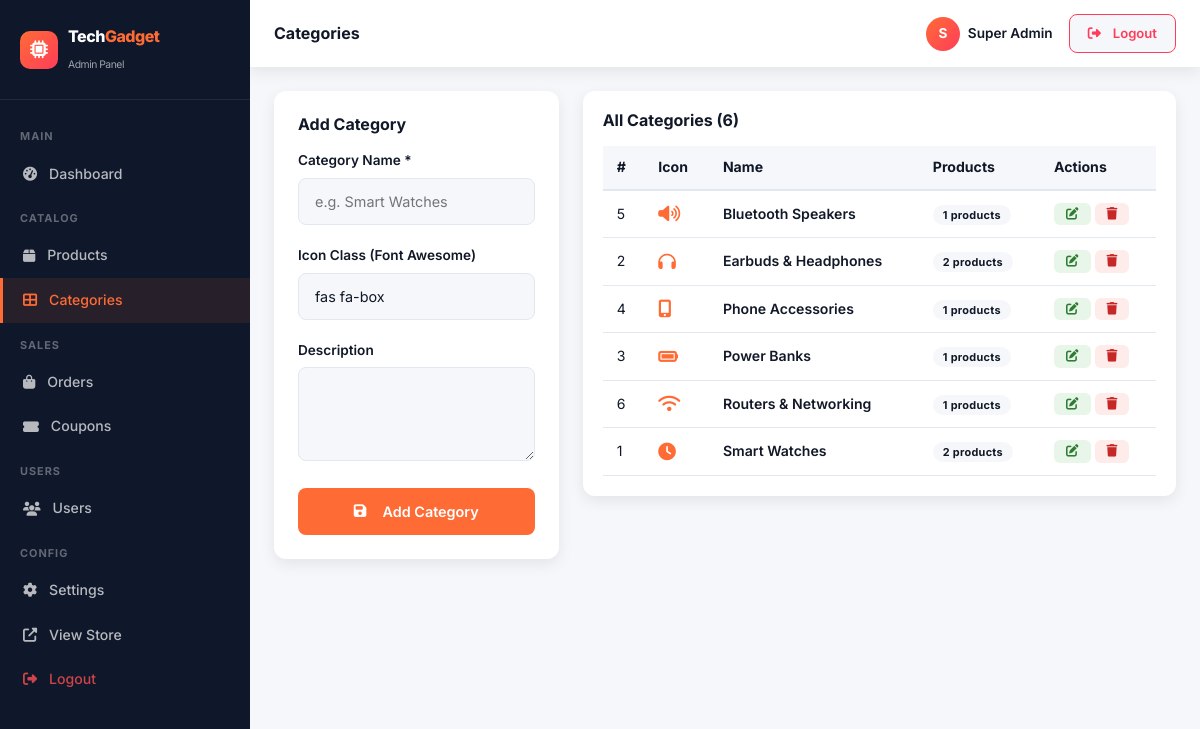
The app's page /admin/categories.php (signed in) with its own data.
### tables this page shows
CREATE TABLE `categories` (
  `id` int(11) NOT NULL AUTO_INCREMENT,
  `name` varchar(100) NOT NULL,
  `slug` varchar(100) NOT NULL UNIQUE,
  `icon` varchar(100) DEFAULT 'fas fa-microchip',
  `image` varchar(255) DEFAULT '',
  `description` text DEFAULT NULL,
  `status` tinyint(1) DEFAULT 1,
  `sort_order` int(11) DEFAULT 0,
  `created_at` timestamp DEFAULT CURRENT_TIMESTAMP,
  PRIMARY KEY (`id`)
);

### includes/functions.php (called while the page is built, shortened)
<?php
require_once __DIR__ . '/db.php';
function isAdmin() {
    return isset($_SESSION['admin_id']);
}
function currentAdmin() {
    global $pdo;
    $stmt = $pdo->prepare("SELECT * FROM admins WHERE id = ?");
    $stmt->execute([$_SESSION['admin_id']]);
    return $stmt->fetch();
}
function sanitize($str) {
    return htmlspecialchars(strip_tags(trim($str)), ENT_QUOTES, 'UTF-8');
}

### admin/categories.php (the view, shortened to what this page needs)
<?php
require_once __DIR__ . '/../includes/functions.php';
require_once __DIR__ . '/includes/admin_functions.php';
$adminTitle = 'Categories';
$editCat = null;
$cats = $pdo->query("SELECT c.*, (SELECT COUNT(*) FROM products WHERE category_id=c.id) AS product_count FROM categories c ORDER BY c.name")->fetchAll();
include __DIR__ . '/includes/admin_header.php';
?>
<div class="row g-4">
  <div class="col-lg-4">
    <div style="background:#fff;border-radius:var(--tg-radius);padding:24px;box-shadow:var(--tg-shadow)">
      <h6 class="fw-700 mb-3"><?php echo $editCat ? 'Edit Category' : 'Add Category'; ?></h6>
      <form method="POST">
        <div class="tg-input-group"><label>Category Name *</label><input name="name" class="tg-input" value="<?php echo sanitize($editCat['name']??''); ?>" placeholder="e.g. Smart Watches" required></div>
        <div class="tg-input-group"><label>Icon Class (Font Awesome)</label><input name="icon" class="tg-input" value="<?php echo sanitize($editCat['icon']??'fas fa-box'); ?>" placeholder="fas fa-watch"></div>
        <div class="tg-input-group"><label>Description</label><textarea name="description" class="tg-input" rows="3"><?php echo sanitize($editCat['description']??''); ?></textarea></div>
        <button type="submit" class="tg-btn tg-btn-primary tg-btn-block"><i class="fas fa-save me-2"></i><?php echo $editCat ? 'Update' : 'Add Category'; ?></button>
      </form>
    </div>
  </div>
  <div class="col-lg-8">
    <div class="tg-admin-table">
      <h6 class="fw-700 mb-3">All Categories (<?php echo count($cats); ?>)</h6>
      <table><thead><tr><th>#</th><th>Icon</th><th>Name</th><th>Products</th><th>Actions</th></tr></thead>
      <tbody>
        <?php foreach ($cats as $c): ?>
        <tr>
          <td><?php echo $c['id']; ?></td>
          <td><i class="<?php echo $c['icon']; ?> fa-lg text-accent"></i></td>
          <td class="fw-600"><?php echo sanitize($c['name']); ?></td>
          <td><span class="tg-badge" style="background:var(--tg-bg)"><?php echo $c['product_count']; ?> products</span></td>
          <td><div class="d-flex gap-1">
            <a href="?edit=<?php echo $c['id']; ?>" class="admin-btn-action admin-btn-edit"><i class="fas fa-edit"></i></a>
            <a href="?delete=<?php echo $c['id']; ?>" onclick="return confirm('Delete category?')" class="admin-btn-action admin-btn-delete"><i class="fas fa-trash"></i></a>
          </div></td>
        </tr>
        <?php endforeach; ?>
      </tbody></table>
    </div>
  </div>
</div>
<?php include __DIR__ . '/includes/admin_footer.php'; ?>

### admin/includes/admin_header.php (shortened to what this page needs)
<?php $adminPage = basename($_SERVER['PHP_SELF']); ?>
<!DOCTYPE html>
<html lang="en">
<head>
<link href="https://cdnjs.cloudflare.com/ajax/libs/mdb-ui-kit/6.4.2/mdb.min.css" rel="stylesheet">
<link href="https://cdnjs.cloudflare.com/ajax/libs/font-awesome/6.5.0/css/all.min.css" rel="stylesheet">
<link href="<?php echo SITE_URL; ?>/assets/css/style.css" rel="stylesheet">
<link href="<?php echo SITE_URL; ?>/admin/assets/admin.css" rel="stylesheet">
</head>
<body style="padding-bottom:0">
<div class="tg-admin-wrapper">
<aside class="tg-admin-sidebar">
  <div class="tg-admin-brand">
    <a href="<?php echo SITE_URL; ?>/admin/" class="tg-brand text-decoration-none">
      <div class="tg-brand-icon"><i class="fas fa-microchip"></i></div>
      <div class="tg-brand-text" style="font-size:1rem;color:#fff">Tech<span>Gadget</span><br><small style="font-size:.65rem;opacity:.6;font-weight:400">Admin Panel</small></div>
    </a>
  </div>
  <nav class="tg-admin-nav">
    <div class="tg-admin-nav-section">Main</div>
    <a href="<?php echo SITE_URL; ?>/admin/" class="tg-admin-nav-link <?php echo $adminPage==='index.php'?'active':''; ?>"><i class="fas fa-tachometer-alt"></i>Dashboard</a>
    <div class="tg-admin-nav-section">Catalog</div>
    <a href="<?php echo SITE_URL; ?>/admin/products.php" class="tg-admin-nav-link <?php echo in_array($adminPage,['products.php','add-product.php'])?'active':''; ?>"><i class="fas fa-box"></i>Products</a>
    <a href="<?php echo SITE_URL; ?>/admin/categories.php" class="tg-admin-nav-link <?php echo $adminPage==='categories.php'?'active':''; ?>"><i class="fas fa-th-large"></i>Categories</a>
    <div class="tg-admin-nav-section">Sales</div>
    <a href="<?php echo SITE_URL; ?>/admin/orders.php" class="tg-admin-nav-link <?php echo $adminPage==='orders.php'?'active':''; ?>"><i class="fas fa-shopping-bag"></i>Orders</a>
    <a href="<?php echo SITE_URL; ?>/admin/coupons.php" class="tg-admin-nav-link <?php echo $adminPage==='coupons.php'?'active':''; ?>"><i class="fas fa-ticket-alt"></i>Coupons</a>
    <div class="tg-admin-nav-section">Users</div>
    <a href="<?php echo SITE_URL; ?>/admin/users.php" class="tg-admin-nav-link <?php echo $adminPage==='users.php'?'active':''; ?>"><i class="fas fa-users"></i>Users</a>
    <div class="tg-admin-nav-section">Config</div>
    <a href="<?php echo SITE_URL; ?>/admin/settings.php" class="tg-admin-nav-link <?php echo $adminPage==='settings.php'?'active':''; ?>"><i class="fas fa-cog"></i>Settings</a>
    <a href="<?php echo SITE_URL; ?>/" target="_blank" class="tg-admin-nav-link"><i class="fas fa-external-link-alt"></i>View Store</a>
    <a href="<?php echo SITE_URL; ?>/admin/logout.php" class="tg-admin-nav-link" style="color:rgba(255,80,80,.8)"><i class="fas fa-sign-out-alt"></i>Logout</a>
  </nav>
</aside>
<div class="tg-admin-content">
  <div class="tg-admin-topbar">
    <div class="d-flex align-items-center gap-3">
      <h6 class="fw-700 mb-0"><?php echo $adminTitle ?? 'Dashboard'; ?></h6>
    </div>
    <div class="d-flex align-items-center gap-3">
      <?php $admin = currentAdmin(); ?>
      <div class="d-flex align-items-center gap-2">
        <div class="tg-avatar-placeholder" style="width:34px;height:34px;font-size:.85rem"><?php echo strtoupper(substr($admin['name']??'A',0,1)); ?></div>
        <span style="font-size:.85rem;font-weight:600"><?php echo sanitize($admin['name']??'Admin'); ?></span>
      </div>
      <a href="<?php echo SITE_URL; ?>/admin/logout.php" class="tg-btn tg-btn-sm" style="background:var(--tg-bg);color:var(--tg-danger);border:1px solid var(--tg-danger)"><i class="fas fa-sign-out-alt me-1"></i>Logout</a>
    </div>
  </div>

### admin/includes/admin_footer.php (shortened to what this page needs)
</div></div>
</body></html>

### assets/css/style.css (style rules this page uses)
:root { --tg-primary: #0F172A; --tg-primary-mid: #1E293B; --tg-primary-light: #334155; --tg-accent: #FF6B35; --tg-accent-light: #E85A2A; --tg-cyan: #00d4ff; --tg-success: #00c576; --tg-danger: #ff3d5a; --tg-warning: #ffb800; --tg-text: #111827; --tg-text-muted: #6B7280; --tg-bg: #F5F7FA; --tg-card: #FFFFFF; --tg-border: #e2e8f0; --tg-radius: 12px; --tg-radius-sm: 8px; --tg-radius-lg: 20px; --tg-shadow: 0 5px 15px rgba(0, 0, 0, 0.08); --tg-shadow-lg: 0 8px 40px rgba(15, 23, 42, 0.15); --tg-transition: 0.3s cubic-bezier(0.4, 0, 0.2, 1); --font-main: 'Inter', system-ui, sans-serif; }
*, *::before, *::after { box-sizing: border-box }
html { scroll-behavior: smooth }
body { font-family: var(--font-main); background: var(--tg-bg); color: var(--tg-text); line-height: 1.6; padding-bottom: 70px }
@media (min-width:1200px) { body { padding-bottom: 0 } }
a { color: var(--tg-accent); text-decoration: none; transition: color var(--tg-transition) }
.fw-600 { font-weight: 600 !important }
.fw-700 { font-weight: 700 !important }
.tg-brand { display: flex; align-items: center; gap: 10px; text-decoration: none }
.tg-brand-icon { width: 38px; height: 38px; background: linear-gradient(135deg, var(--tg-accent), #ff3d5a); border-radius: 10px; display: flex; align-items: center; justify-content: center; color: #fff; font-size: 18px; flex-shrink: 0 }
.tg-brand-text { font-size: 1.35rem; font-weight: 800; color: var(--tg-primary); letter-spacing: -0.5px }
.tg-brand-text span { color: var(--tg-accent) }
.tg-avatar-placeholder { width: 38px; height: 38px; border-radius: 50%; background: linear-gradient(135deg, var(--tg-accent), #ff3d5a); color: #fff; display: flex; align-items: center; justify-content: center; font-weight: 700; font-size: .95rem }
.tg-badge { padding: 3px 10px; border-radius: 50px; font-size: .68rem; font-weight: 700; letter-spacing: .3px }
.tg-input-group { position: relative; margin-bottom: 20px }
.tg-input-group label { display: block; font-size: .85rem; font-weight: 600; margin-bottom: 6px; color: var(--tg-text) }
.tg-input { width: 100%; padding: 11px 16px; border: 1.5px solid var(--tg-border); border-radius: var(--tg-radius-sm); font-size: .9rem; background: var(--tg-bg); color: var(--tg-text); transition: all var(--tg-transition); outline: none }
.tg-btn { padding: 12px 28px; border: none; border-radius: var(--tg-radius-sm); font-weight: 600; font-size: .9rem; cursor: pointer; transition: all var(--tg-transition); display: inline-flex; align-items: center; gap: 8px }
.tg-btn-primary { background: var(--tg-accent); color: white; border-radius: var(--tg-radius-sm) }
.tg-btn-sm { padding: 8px 18px; font-size: .82rem }
.tg-btn-block { width: 100%; justify-content: center }
.tg-admin-wrapper { display: flex; min-height: 100vh }
.tg-admin-sidebar { width: 250px; flex-shrink: 0; background: var(--tg-primary); min-height: 100vh; display: flex; flex-direction: column; position: sticky; top: 0; height: 100vh; overflow-y: auto }
.tg-admin-brand { padding: 24px 20px; border-bottom: 1px solid rgba(255, 255, 255, .08) }
.tg-admin-nav { padding: 14px 0; flex: 1 }
.tg-admin-nav-link { display: flex; align-items: center; gap: 12px; padding: 11px 20px; color: rgba(255, 255, 255, .7); text-decoration: none; font-size: .88rem; font-weight: 500; transition: all var(--tg-transition); border-left: 3px solid transparent }
.tg-admin-nav-link.active { color: var(--tg-accent); border-left-color: var(--tg-accent); background: rgba(255, 107, 53, .1) }
.tg-admin-nav-section { padding: 14px 20px 6px; font-size: .68rem; font-weight: 700; color: rgba(255, 255, 255, .35); letter-spacing: 1px; text-transform: uppercase }
.tg-admin-content { flex: 1; padding: 24px; background: var(--tg-bg); overflow: auto }
.tg-admin-topbar { background: #fff; padding: 14px 24px; box-shadow: var(--tg-shadow); display: flex; align-items: center; justify-content: space-between; margin: -24px -24px 24px }
.tg-admin-table { background: #fff; border-radius: var(--tg-radius); padding: 20px; box-shadow: var(--tg-shadow) }
.tg-admin-table table { width: 100%; border-collapse: collapse; font-size: .88rem }
.tg-admin-table th { background: var(--tg-bg); padding: 10px 14px; font-weight: 700; color: var(--tg-text); border-bottom: 2px solid var(--tg-border) }
.tg-admin-table td { padding: 12px 14px; border-bottom: 1px solid var(--tg-border); vertical-align: middle }

### records on screen
categories: id "5", name "Bluetooth Speakers", product_count "1"
categories: id "2", name "Earbuds & Headphones", product_count "2"
categories: id "4", name "Phone Accessories", product_count "1"
categories: id "3", name "Power Banks", product_count "1"
categories: id "6", name "Routers & Networking", product_count "1"
categories: id "1", name "Smart Watches", product_count "2"

### other values on screen
$adminTitle "Categories"
substr($admin['name']??'A',0,1) "S"
$admin['name'] "Super Admin"
count($cats) "6"
